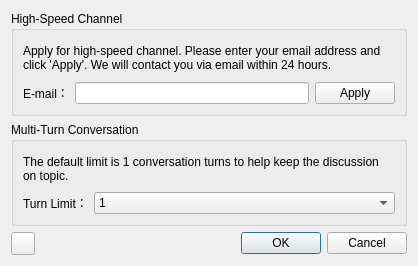
<?xml version="1.0" encoding="UTF-8"?>
<ui version="4.0">
 <class>DlgSetting</class>
 <widget class="QDialog" name="DlgSetting">
  <property name="geometry">
   <rect>
    <x>0</x>
    <y>0</y>
    <width>418</width>
    <height>266</height>
   </rect>
  </property>
  <property name="windowTitle">
   <string>Geo Knowledge AI Setting</string>
  </property>
  <layout class="QGridLayout" name="gridLayout_4">
   <item row="2" column="0">
    <widget class="QToolButton" name="btnHelp">
     <property name="toolTip">
      <string>Get Help</string>
     </property>
     <property name="text">
      <string/>
     </property>
     <property name="icon">
      <iconset resource="resources.qrc">
       <normaloff>:/plugins/geo_knowledge_ai/image/help.svg</normaloff>:/plugins/geo_knowledge_ai/image/help.svg</iconset>
     </property>
    </widget>
   </item>
   <item row="2" column="3">
    <widget class="QPushButton" name="btnCancel">
     <property name="text">
      <string>Cancel</string>
     </property>
     <property name="default">
      <bool>true</bool>
     </property>
    </widget>
   </item>
   <item row="2" column="2">
    <widget class="QPushButton" name="btnOK">
     <property name="text">
      <string>OK</string>
     </property>
     <property name="default">
      <bool>true</bool>
     </property>
    </widget>
   </item>
   <item row="2" column="1">
    <spacer name="horizontalSpacer">
     <property name="orientation">
      <enum>Qt::Horizontal</enum>
     </property>
     <property name="sizeHint" stdset="0">
      <size>
       <width>329</width>
       <height>20</height>
      </size>
     </property>
    </spacer>
   </item>
   <item row="0" column="0" colspan="4">
    <widget class="QGroupBox" name="groupBox">
     <property name="title">
      <string>High-Speed Channel</string>
     </property>
     <layout class="QGridLayout" name="gridLayout_2">
      <item row="0" column="0">
       <widget class="QLabel" name="label_2">
        <property name="sizePolicy">
         <sizepolicy hsizetype="Preferred" vsizetype="Preferred">
          <horstretch>0</horstretch>
          <verstretch>0</verstretch>
         </sizepolicy>
        </property>
        <property name="styleSheet">
         <string notr="true"/>
        </property>
        <property name="text">
         <string>Apply for high-speed channel. Please enter your email address and click 'Apply'. We will contact you via email within 24 hours. </string>
        </property>
        <property name="wordWrap">
         <bool>true</bool>
        </property>
       </widget>
      </item>
      <item row="1" column="0">
       <layout class="QHBoxLayout" name="horizontalLayout_2">
        <item>
         <widget class="QLabel" name="label">
          <property name="text">
           <string>E-mail：</string>
          </property>
         </widget>
        </item>
        <item>
         <widget class="QLineEdit" name="lineEdit"/>
        </item>
        <item>
         <widget class="QPushButton" name="btnApply">
          <property name="text">
           <string>Apply</string>
          </property>
         </widget>
        </item>
       </layout>
      </item>
     </layout>
    </widget>
   </item>
   <item row="1" column="0" colspan="4">
    <widget class="QGroupBox" name="groupBox_2">
     <property name="title">
      <string>Multi-Turn Conversation</string>
     </property>
     <layout class="QGridLayout" name="gridLayout_3">
      <property name="topMargin">
       <number>9</number>
      </property>
      <item row="1" column="0">
       <layout class="QGridLayout" name="gridLayout">
        <item row="0" column="0">
         <widget class="QLabel" name="label_3">
          <property name="text">
           <string>Turn Limit：</string>
          </property>
         </widget>
        </item>
        <item row="0" column="1">
         <widget class="QComboBox" name="cbChatTurn">
          <property name="sizePolicy">
           <sizepolicy hsizetype="Expanding" vsizetype="Fixed">
            <horstretch>0</horstretch>
            <verstretch>0</verstretch>
           </sizepolicy>
          </property>
          <item>
           <property name="text">
            <string>1</string>
           </property>
          </item>
          <item>
           <property name="text">
            <string>2</string>
           </property>
          </item>
          <item>
           <property name="text">
            <string>3</string>
           </property>
          </item>
         </widget>
        </item>
       </layout>
      </item>
      <item row="0" column="0">
       <widget class="QLabel" name="label_4">
        <property name="text">
         <string>The default limit is 1 conversation turns to help keep the discussion on topic.</string>
        </property>
        <property name="wordWrap">
         <bool>true</bool>
        </property>
       </widget>
      </item>
     </layout>
    </widget>
   </item>
  </layout>
 </widget>
 <resources>
  <include location="resources.qrc"/>
 </resources>
 <connections/>
</ui>
